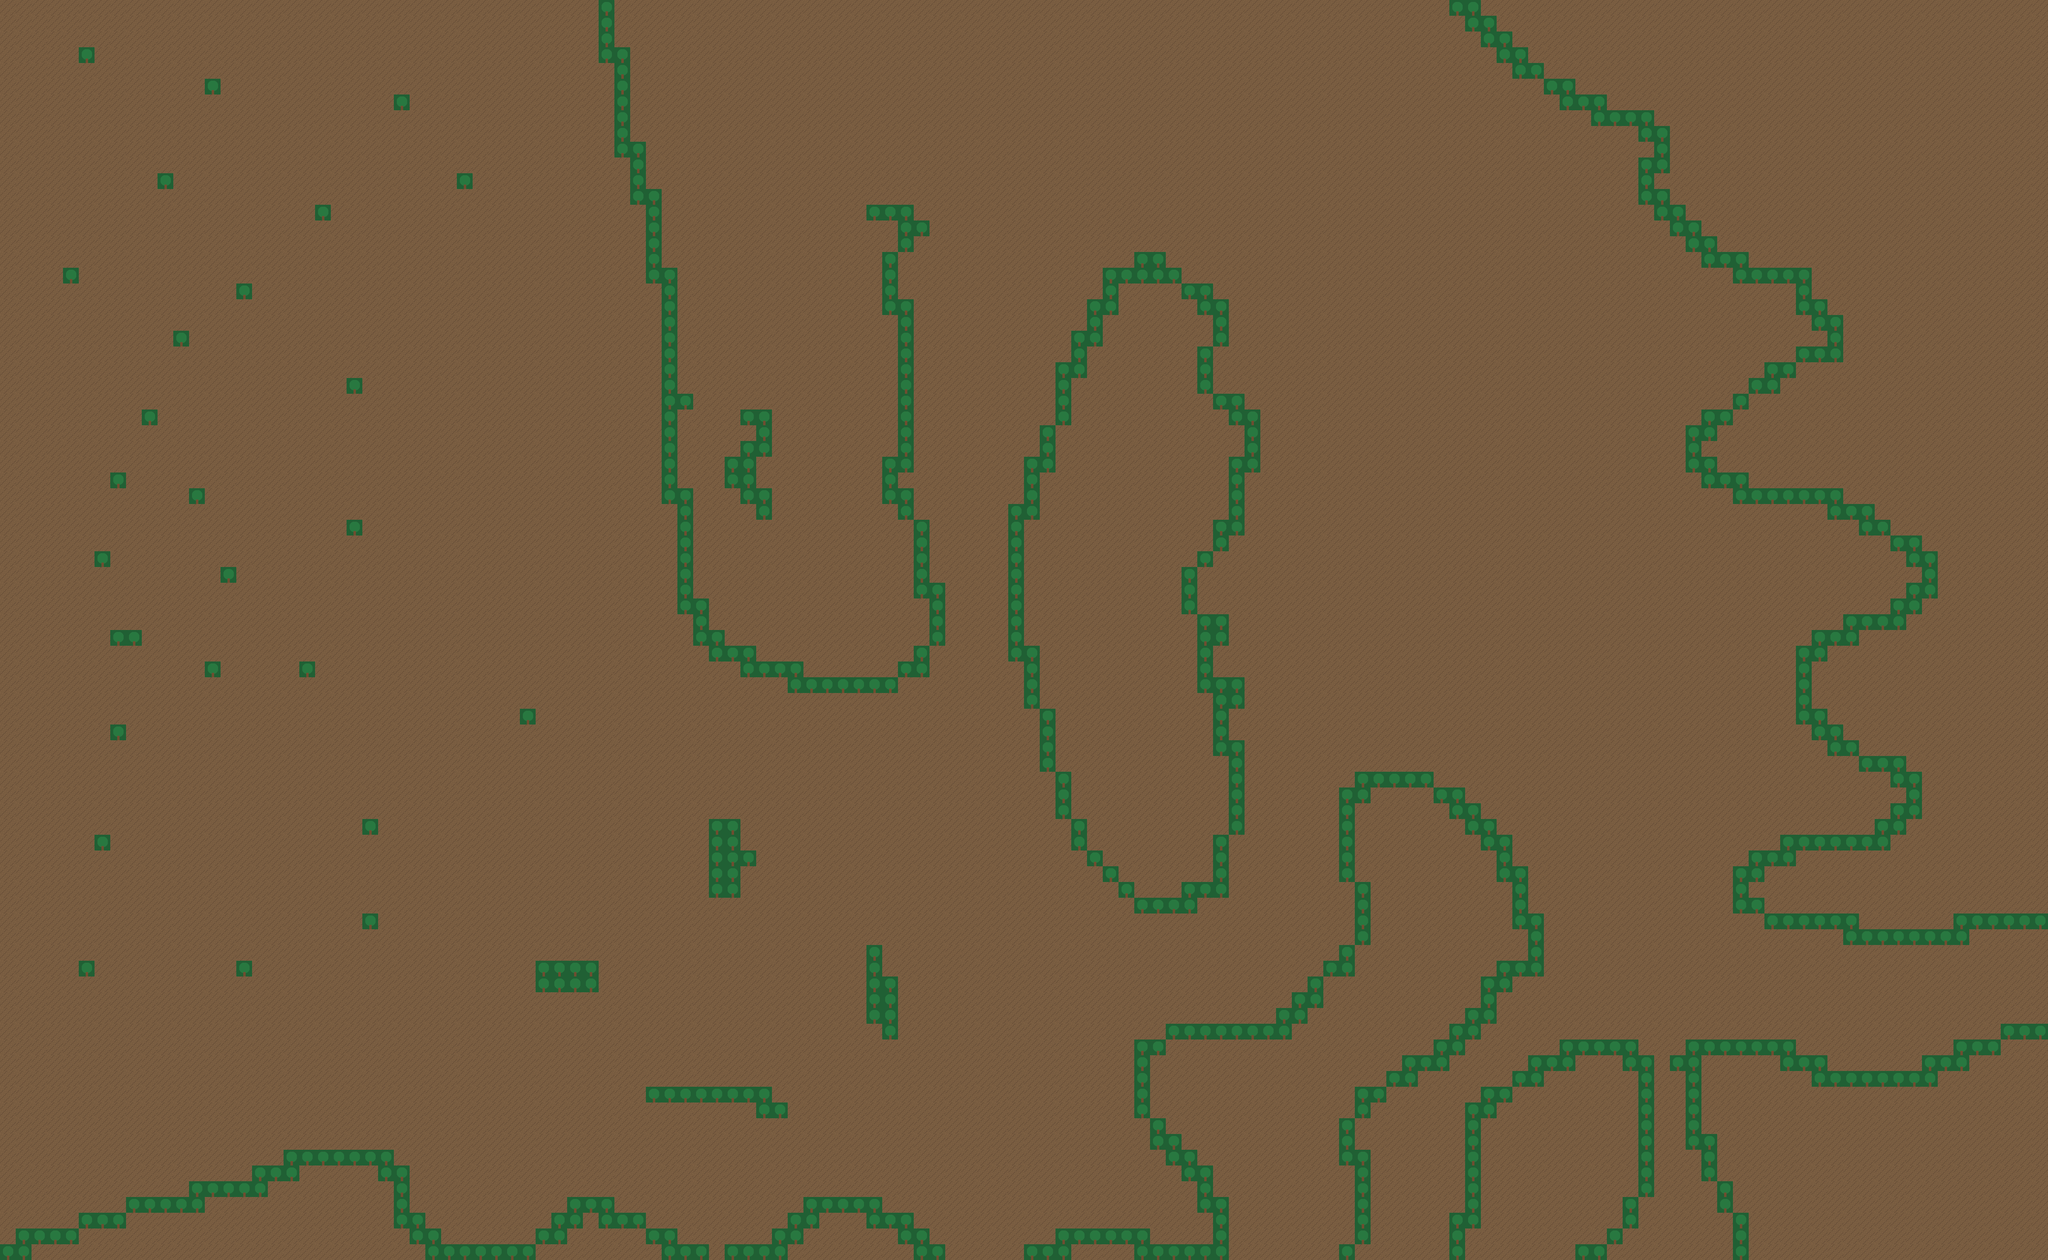

Below is a game level as drawn by its tile map, then a one-line description and the .tmx that defines it (tile-layer data replaced by summaries):
An orthogonal 130x80 tile map with 32x32 px tiles, 2 tile layers (dirt-layer, tree-layer) and 39 objects (38x enemy, player).

<map version="1.10" tiledversion="1.11.0" orientation="orthogonal" renderorder="right-down" width="130" height="80" tilewidth="32" tileheight="32" infinite="0" nextlayerid="5" nextobjectid="40">
 <tileset firstgid="1" name="test-tileset" tilewidth="32" tileheight="32" tilecount="4" columns="0">
  <grid orientation="orthogonal" width="1" height="1" />
  <tile id="0">
   <image source="resources/images/dirt_32x32.png" width="32" height="32" />
  </tile>
  <tile id="1">
   <image source="resources/images/tree_32x32.png" width="32" height="32" />
  </tile>
  <tile id="2">
   <image source="resources/images/enemy_32x32.png" width="32" height="32" />
  </tile>
  <tile id="3">
   <image source="resources/images/hero_32x32.png" width="32" height="32" />
  </tile>
 </tileset>
 <layer id="1" name="dirt-layer" width="130" height="80">
  <data>[10400 cells, 10400 non-empty, 1 distinct tile ids]</data>
 </layer>
 <layer id="2" name="tree-layer" width="130" height="80">
  <data>[10400 cells, 708 non-empty, 1 distinct tile ids]</data>
 </layer>
 <objectgroup id="3" name="enemies">
  <object id="1" type="enemy" gid="3" x="3188.01" y="1632.59" width="32" height="32" />
  <object id="2" type="enemy" gid="3" x="3183.84" y="1175.61" width="32" height="32" />
  <object id="3" type="enemy" gid="3" x="3025.51" y="1279.77" width="32" height="32" />
  <object id="4" type="enemy" gid="3" x="2788.03" y="1279.77" width="32" height="32" />
  <object id="5" type="enemy" gid="3" x="2675.53" y="979.783" width="32" height="32" />
  <object id="6" type="enemy" gid="3" x="2958.85" y="738.129" width="32" height="32" />
  <object id="7" type="enemy" gid="3" x="3275.5" y="542.305" width="32" height="32" />
  <object id="8" type="enemy" gid="3" x="2979.68" y="463.143" width="32" height="32" />
  <object id="9" type="enemy" gid="3" x="2600.54" y="346.482" width="32" height="32" />
  <object id="10" type="enemy" gid="3" x="2238.05" y="367.314" width="32" height="32" />
  <object id="11" type="enemy" gid="3" x="2213.06" y="171.491" width="32" height="32" />
  <object id="12" type="enemy" gid="3" x="2417.21" y="71.4956" width="32" height="32" />
  <object id="13" type="enemy" gid="3" x="1488.09" y="233.987" width="32" height="32" />
  <object id="14" type="enemy" gid="3" x="1717.25" y="88.1615" width="32" height="32" />
  <object id="15" type="enemy" gid="3" x="1871.41" y="233.987" width="32" height="32" />
  <object id="16" type="enemy" gid="3" x="1529.76" y="508.974" width="32" height="32" />
  <object id="17" type="enemy" gid="3" x="1517.26" y="663.133" width="32" height="32" />
  <object id="18" type="enemy" gid="3" x="1746.41" y="742.295" width="32" height="32" />
  <object id="19" type="enemy" gid="3" x="1675.58" y="900.621" width="32" height="32" />
  <object id="20" type="enemy" gid="3" x="1733.91" y="1167.27" width="32" height="32" />
  <object id="21" type="enemy" gid="3" x="1596.42" y="1208.94" width="32" height="32" />
  <object id="22" type="enemy" gid="3" x="1975.57" y="1596.42" width="32" height="32" />
  <object id="23" type="enemy" gid="3" x="1979.73" y="1342.27" width="32" height="32" />
  <object id="24" type="enemy" gid="3" x="2000.57" y="833.957" width="32" height="32" />
  <object id="25" type="enemy" gid="3" x="3887.97" y="1992.23" width="32" height="32" />
  <object id="26" type="enemy" gid="3" x="3650.48" y="2025.56" width="32" height="32" />
  <object id="27" type="enemy" gid="3" x="3417.16" y="1879.74" width="32" height="32" />
  <object id="28" type="enemy" gid="3" x="3229.67" y="2075.56" width="32" height="32" />
  <object id="29" type="enemy" gid="3" x="3404.66" y="2429.71" width="32" height="32" />
  <object id="30" type="enemy" gid="3" x="2846.36" y="2308.88" width="32" height="32" />
  <object id="31" type="enemy" gid="3" x="2054.73" y="2333.88" width="32" height="32" />
  <object id="32" type="enemy" gid="3" x="1725.58" y="2338.05" width="32" height="32" />
  <object id="33" type="enemy" gid="3" x="2029.73" y="1908.9" width="32" height="32" />
  <object id="34" type="enemy" gid="3" x="1650.58" y="1750.58" width="32" height="32" />
  <object id="35" type="enemy" gid="3" x="1471.43" y="1942.24" width="32" height="32" />
  <object id="36" type="enemy" gid="3" x="1213.11" y="1479.76" width="32" height="32" />
  <object id="37" type="enemy" gid="3" x="1108.94" y="2217.22" width="32" height="32" />
  <object id="38" type="enemy" gid="3" x="1113.11" y="150.658" width="32" height="32" />
 </objectgroup>
 <objectgroup id="4" name="player">
  <object id="39" type="player" gid="4" x="3371.33" y="2015.9" width="32" height="32" />
 </objectgroup>
</map>
